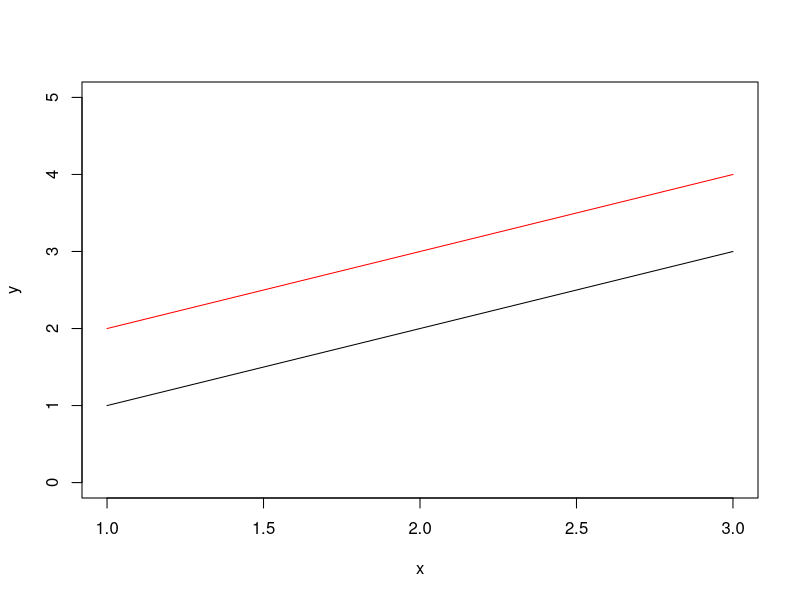

The R source for this figure:
# See: https://stackoverflow.com/a/61275219/9524424

# DF for person 1
# Data should give intercept = 0 and slope = 1
df1 = data.frame(c(0.9,1.1,1.9,2.1,2.9,3.1),c(1,1,2,2,3,3),c(0,0,0,0,0,0))
colnames(df1)<-c("y","x","i")
summary(lm(y~x,data=df1))

# New DF for person 2
df2 = df1
# y always + 1 for this guy
df2$y = df1$y + 1
# He/she is indicated by i = 1
df2$i = 1

# Combine DFs
df=rbind(df1,df2)
df

# Regression
mymod = lm(y~x+i,data=df)
summary(mymod)

# Prediction and plot
pred = predict(mymod, newdata=df)
plot(df$x[df$i==0], pred[df$i==0],type="l",ylim=c(0,5), xlim=c(1,3), xlab = "x", ylab="y")
lines(df$x[df$i==1], pred[df$i==1], type="l", col="red")

# How does "i" look like
is.numeric(df$i)

# We can treat this as a factor
df$i = as.factor(df$i)
summary(lm(y~x+i,data=df))

# We can also chenge the base level
summary(lm(y~x+relevel(i,ref="0"),data=df)) # just as before
summary(lm(y~x+relevel(i,ref="1"),data=df)) # just reversed since 1 is now the reference category
# note that intercept AND indicator change (not the marginal effect of x on y)
